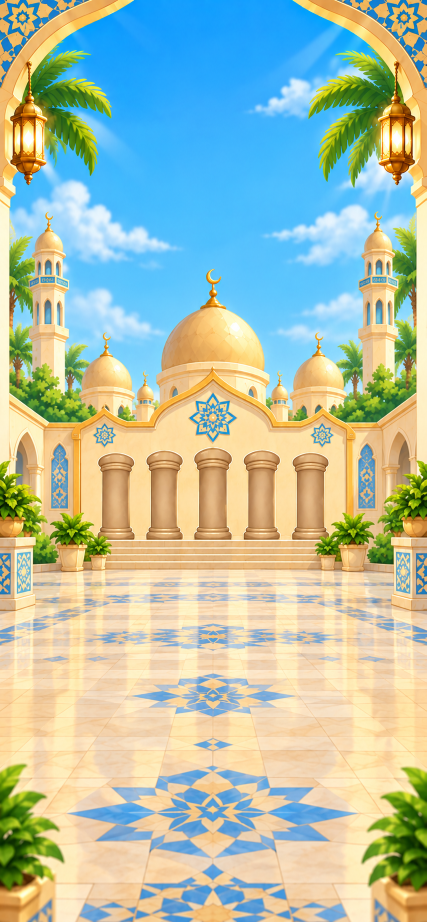
#> input picture prjct/assets/images/five_pillars/start_bg.png, 853 x 1844 px, found by its file name (shown at 1/2 size)
$ python gen_bg_layers.py ../../prjct/assets/images/five_pillars/start_bg.png
#> lines starting #> are read from the running program, lines starting #| are printed output that depends on the picture; after the words box and inside, x2 and y2 are one past the last pixel; in counts of white or black regions, pixels touching at a corner belong together
# Builds the live-background layers for Magic Sand Tracer from start_bg.png.
# Same approach as dumps/sirah_layers/gen_start_bg_layers.py: foliage and
# clouds are cut from the painting, the plate behind them is filled, and a
# per-pixel field tells shaders/sand_tracer_bg.frag how each plant sways.
# Run from prjct/:  python ../dumps/tracing_layers/gen_bg_layers.py <debug dir>
from PIL import Image
import numpy as np, cv2, sys, random
S = sys.argv[1]
D = 'assets/images/tracing/'
im = Image.open(D + 'start_bg.png').convert('RGB')
#> im is the input picture: PIL image 853x1844 RGB; mean R, G, B 176.8, 192.2, 171.2
src = np.asarray(im).astype(np.float32)
H, W, _ = src.shape
#> H = 1844; W = 853
r, g, b = src[..., 0], src[..., 1], src[..., 2]
luma = 0.3 * r + 0.59 * g + 0.11 * b
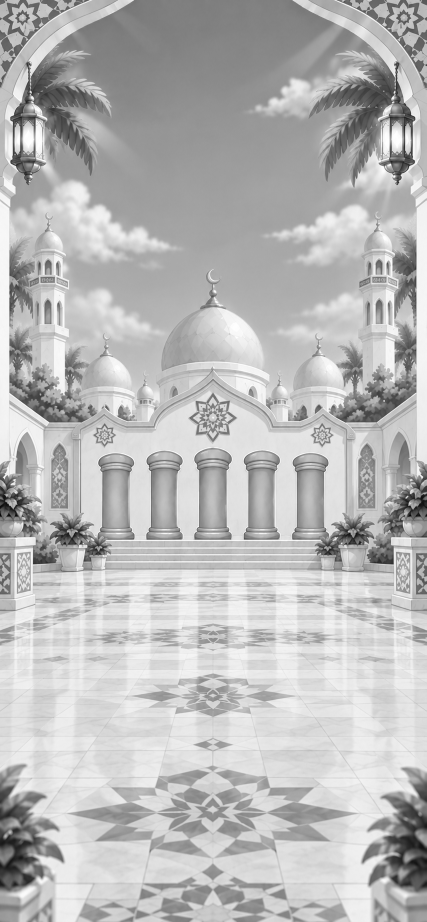
#> luma: shape (1844, 853) float32 (shown at 1/2 size); min 2.37, max 255, mean 185.3

# ---- foliage components (hue-based: the paving is yellow, leaves aren't)
hsv = cv2.cvtColor(np.asarray(im), cv2.COLOR_RGB2HSV_FULL).astype(np.float32)
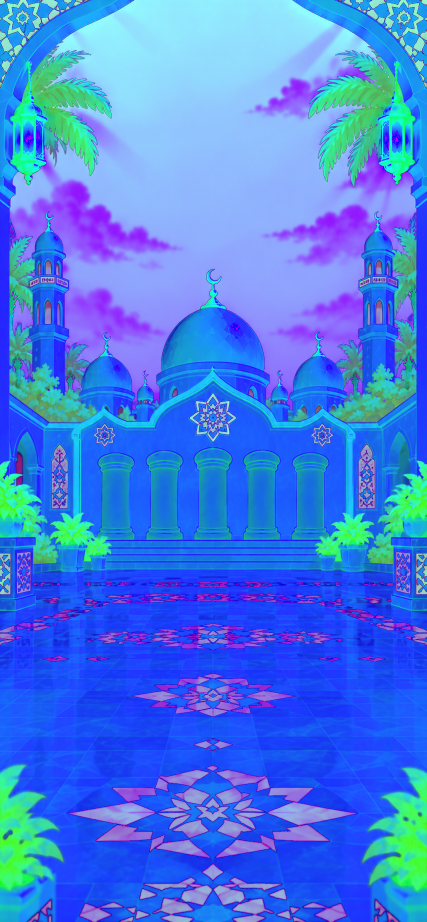
#> hsv: shape (1844, 853, 3) float32 (shown at 1/2 size); mean R, G, B 69.8, 123.8, 231.8
hue, sat = hsv[..., 0] * 360 / 256, hsv[..., 1] / 255
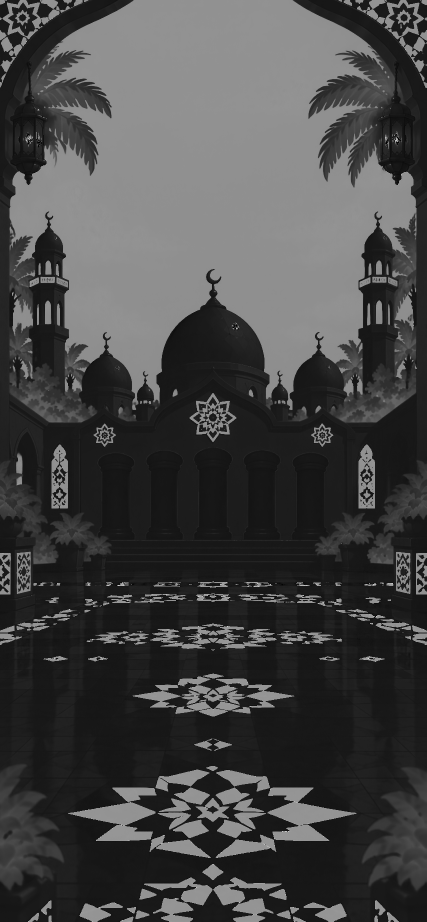
#> hue: shape (1844, 853) float32 (shown at 1/2 size); min 0, max 357.2, mean 97.9; drawn with min black and max white
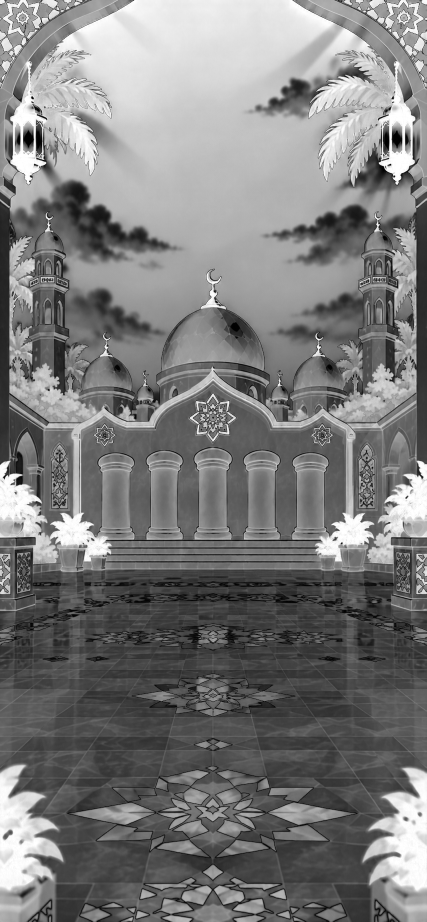
#> sat: shape (1844, 853) float32 (shown at 1/2 size); min 0, max 1, mean 0.485
green = (hue > 55) & (hue < 170) & (sat > 0.3)
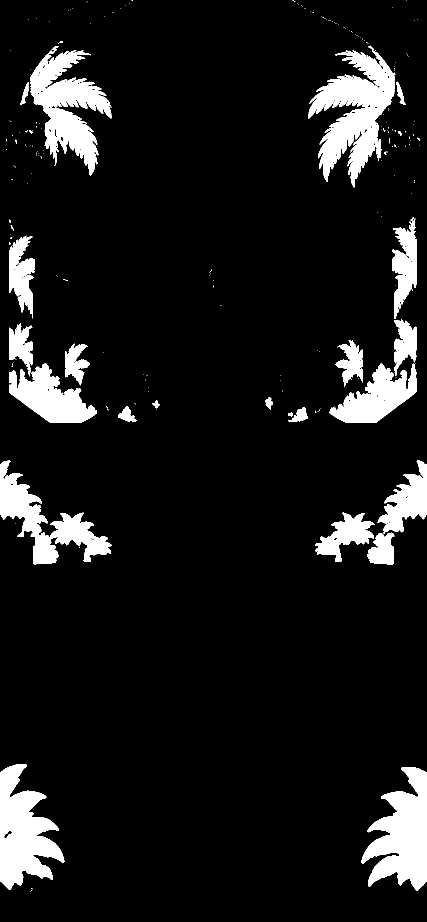
#> green: shape (1844, 853) bool (shown at 1/2 size); 9.6% white; 218 white regions (190 under 20 px), largest, box (x1, y1, x2, y2) and area: (616, 101, 791, 375) 22277, (723, 1534, 853, 1781) 18616, (61, 92, 223, 352) 18374
excl = np.zeros((H, W), bool)
excl[575:634, 140:215] = 1  # the olive dome touching palm 45
excl[650:682, 238:272] = 1  # small domes behind the far palms
excl[694:722, 548:580] = 1
green &= ~excl
m = cv2.morphologyEx(green.astype(np.uint8), cv2.MORPH_CLOSE, np.ones((5, 5), np.uint8))
#> m: shape (1844, 853); values 0 (black) and 1 (white), 10.1% white; 164 white regions (143 under 20 px), largest, box (x1, y1, x2, y2) and area: (616, 84, 812, 375) 24607, (40, 92, 223, 352) 20266, (658, 434, 833, 845) 19792
n, lab, st, cen = cv2.connectedComponentsWithStats(m)
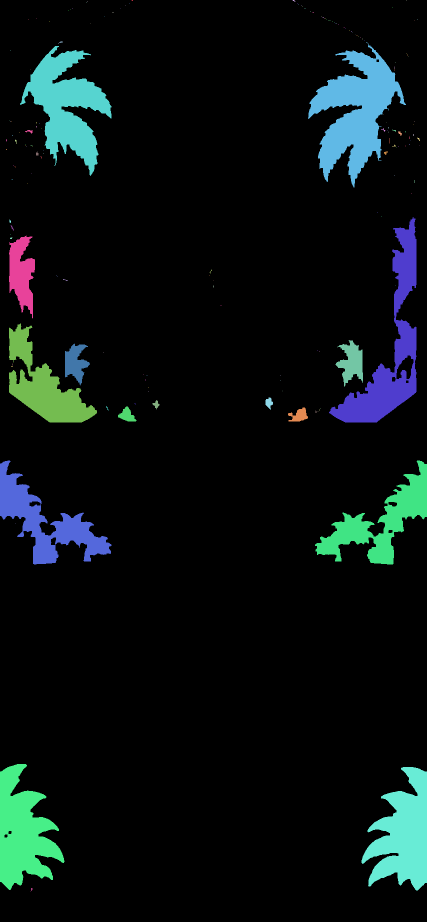
#> lab: shape (1844, 853) int32 (shown at 1/2 size); 165 distinct labels, from 0 to 164; one colour per label, 0 black
#> n = 165; st = 165 rows, first 6: [0, 0, 853, 1844, 1414637], [263, 0, 3, 2, 4], [585, 0, 6, 4, 10], [812, 0, 1, 1, 1], [174, 3, 1, 1, 1], [172, 4, 1, 1, 1]; cen = 165 pairs, first value 12.67 to 838, second value 0 to 1778.3

# seed point on the plant, rows it's limited to (a clump split into tiers,
# each rooted at its own base) or None: (root, amp px, freq Hz, trunk
# (top, bottom, width) or None, whether its dark trunk/dates move with it)
P = [
    # the big framing palms sway from their trunks off the edge
    ((100, 60), None, (5, 330), 8, 0.22, None, True),
    ((760, 60), None, (853, 275), 7, 0.25, None, True),
    ((800, 350), None, (870, 350), 4, 0.28, None, False),
    ((40, 480), None, (10, 655), 4, 0.31, ((22, 480), (10, 655), 14), False),
    ((760, 580), None, (800, 725), 3, 0.33, ((795, 590), (800, 725), 12), False),
    ((190, 670), None, (185, 790), 3, 0.35, ((185, 655), (185, 790), 11), False),
    # far palms across the square barely stir
    ((610, 710), None, (612, 790), 1.5, 0.40, ((612, 705), (612, 790), 9), False),
    ((335, 715), None, (335, 765), 1.5, 0.42, ((335, 705), (335, 765), 8), False),
    ((412, 715), None, (412, 775), 1.5, 0.39, ((412, 715), (412, 775), 8), False),
    ((520, 760), None, (520, 790), 1.2, 0.44, ((520, 745), (520, 790), 7), False),
    # bushes and ferns hold still (amp 0): only the palms move
    ((60, 700), (0, 780), (80, 775), 0, 0.50, None, False),
    ((60, 700), (780, 2000), (150, 915), 0, 0.46, None, False),
    ((800, 850), (0, 800), (780, 800), 0, 0.48, None, False),
    ((800, 850), (800, 2000), (760, 990), 0, 0.44, None, False),
    ((375, 780), None, (375, 805), 0, 0.60, None, False),
    ((40, 1000), None, (60, 1045), 0, 0.55, None, False),
    ((830, 1015), None, (835, 1045), 0, 0.58, None, False),
    ((820, 1560), None, (853, 1690), 0, 0.40, None, False),
    ((40, 1580), None, (0, 1690), 0, 0.42, None, False),
    ((700, 1780), None, (700, 1900), 0, 0.36, None, False),
    ((60, 1790), None, (60, 1900), 0, 0.38, None, False),
]


def comp_at(x, y):
#> called with x = 100, y = 60
    win = lab[max(0, y - 25):y + 26, max(0, x - 25):x + 26]
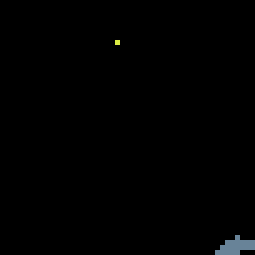
#> win: shape (51, 51) int32 (shown 5 times larger); 3 distinct labels, from 0 to 52; one colour per label, 0 black
    ids, counts = np.unique(win[win > 0], return_counts=True)
#> ids = [33, 52]; counts = [1, 19]
    big = [k for k, i in enumerate(ids) if st[i][4] > 300]
#> big = []
#> (the run stopped early here; a loop or call above may not have finished)

$ run again, with prjct/assets/images/five_pillars/bg_mosque.png copied over prjct/assets/images/five_pillars/start_bg.png
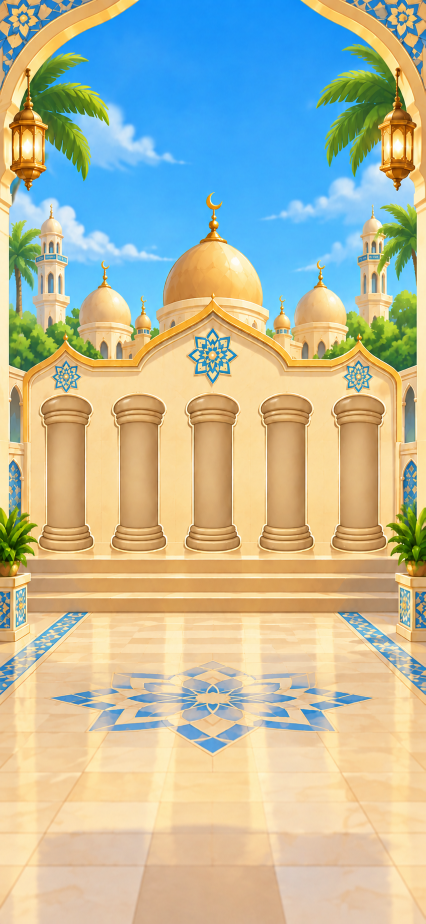
#> input picture prjct/assets/images/five_pillars/bg_mosque.png, 851 x 1847 px, found by its file name (shown at 1/2 size)
#> im is the input picture: PIL image 851x1847 RGB; mean R, G, B 185.3, 186.5, 161
#> `green = (hue > 55) & (hue < 170) & (sat > 0.3)`:
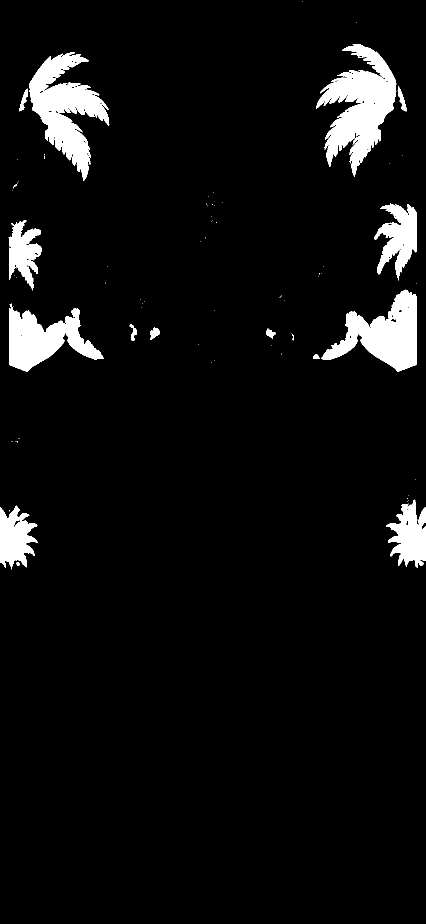
#> green: shape (1847, 851) bool (shown at 1/2 size); 5.8% white; 86 white regions (69 under 20 px), largest, box (x1, y1, x2, y2) and area: (632, 88, 793, 354) 19765, (59, 105, 219, 362) 17580, (642, 579, 834, 743) 14777
#> m: shape (1847, 851); values 0 (black) and 1 (white), 6% white; 66 white regions (54 under 20 px), largest, box (x1, y1, x2, y2) and area: (632, 88, 813, 354) 21337, (39, 105, 219, 362) 18956, (626, 579, 834, 743) 15098
#> `n, lab, st, cen = cv2.connectedComponentsWithStats(m)`:
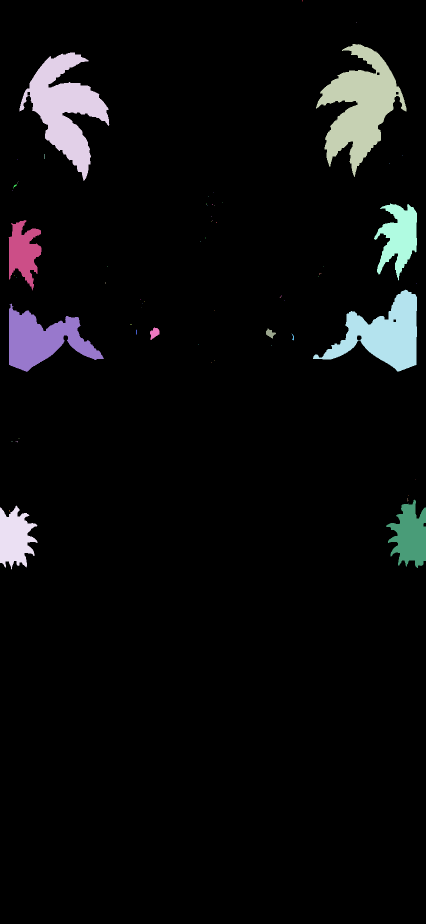
#> lab: shape (1847, 851) int32 (shown at 1/2 size); 67 distinct labels, from 0 to 66; one colour per label, 0 black
#> n = 67; st = 67 rows, first 6: [0, 0, 851, 1847, 1478039], [604, 0, 1, 3, 3], [713, 45, 1, 1, 1], [632, 88, 181, 266, 21337], [39, 105, 180, 257, 18956], [89, 308, 1, 10, 10]; cen = 67 pairs, first value 18 to 832, second value 1 to 1075.5
#> win: shape (51, 51) int32; every value is 0
#> ids = empty array
#> big = []

$ run again, with prjct/assets/images/five_pillars/howto_panel.png copied over prjct/assets/images/five_pillars/start_bg.png
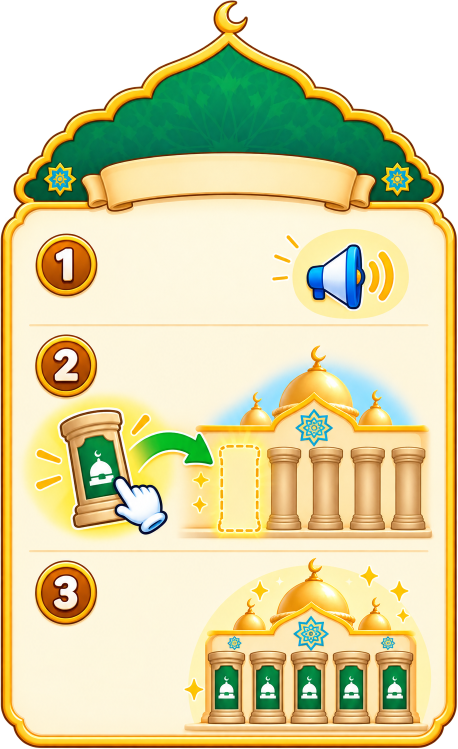
#> input picture prjct/assets/images/five_pillars/howto_panel.png, 915 x 1497 px, found by its file name (shown at 1/2 size)
#> `green = (hue > 55) & (hue < 170) & (sat > 0.3)`:
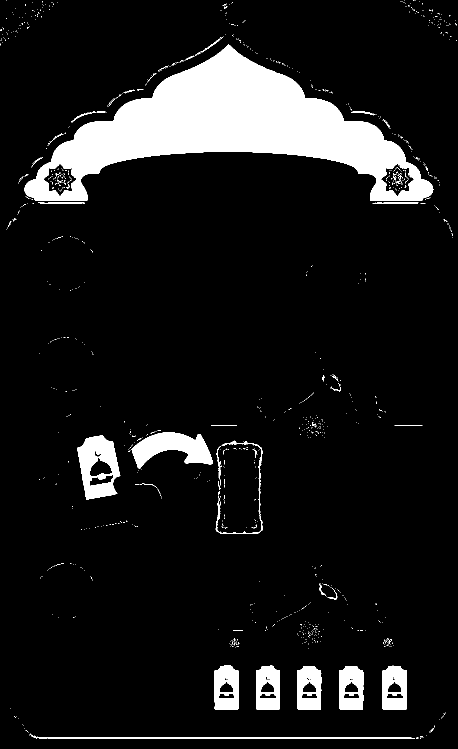
#> green: shape (1497, 915) bool (shown at 1/2 size); 9.8% white; 1092 white regions (1054 under 20 px), largest, box (x1, y1, x2, y2) and area: (49, 89, 867, 402) 97618, (263, 865, 426, 937) 6474, (155, 871, 241, 999) 6418
#> m: shape (1497, 915); values 0 (black) and 1 (white), 10.1% white; 550 white regions (493 under 20 px), largest, box (x1, y1, x2, y2) and area: (49, 89, 867, 407) 100553, (257, 861, 426, 942) 6737, (155, 871, 241, 999) 6507
#> `n, lab, st, cen = cv2.connectedComponentsWithStats(m)`:
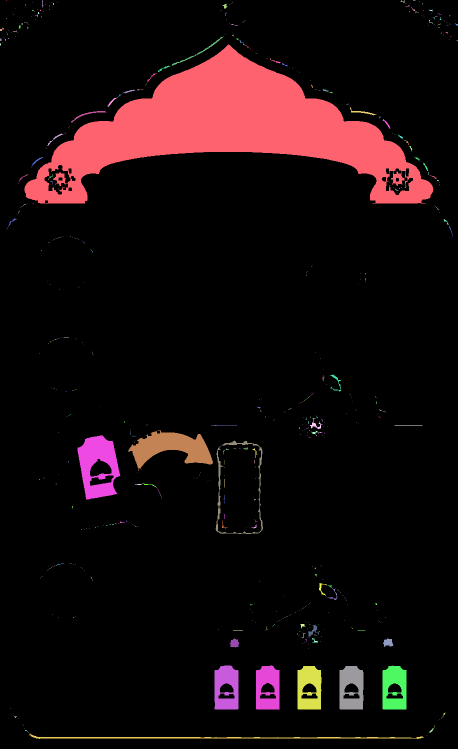
#> lab: shape (1497, 915) int32 (shown at 1/2 size); 551 distinct labels, from 0 to 550; one colour per label, 0 black
#> n = 551; st = 551 rows, first 6: [0, 0, 915, 1497, 1230884], [13, 0, 1, 2, 2], [84, 0, 3, 15, 18], [801, 0, 8, 6, 18], [826, 0, 5, 1, 5], [838, 3, 1, 1, 1]; cen = 551 pairs, first value 0.5 to 913.5, second value 0 to 1475
#> win: shape (51, 51) int32; every value is 0
#> ids = empty array
#> big = []
